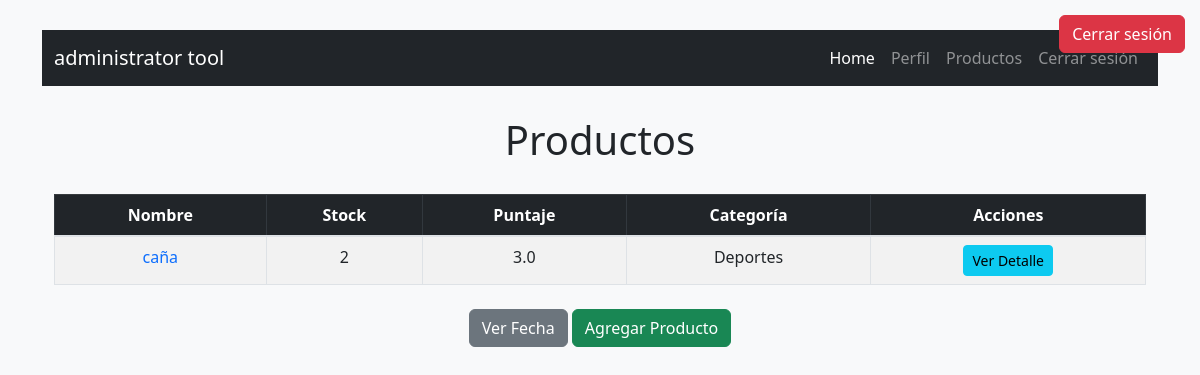
/productos/ (signed in), run on the app's committed database.
### productos/models.py (models this page shows, shortened)
class Producto(models.Model):
    nombre = models.CharField(max_length=255)
    stock = models.IntegerField()
    puntaje= models.FloatField()
    categoria = models.ForeignKey(
        Categoria,
          on_delete=models.CASCADE)
    usuario = models.ForeignKey(User, on_delete=models.CASCADE, related_name='productos',default=1)
    creado_en = models.DateTimeField(default=timezone.now)

class Categoria(models.Model):
    nombre = models.CharField(max_length=255)
    def __str__(self):
        return self.nombre

### productos/views.py (the view)
# urls.py: path('',views.index, name='index'),
def index(request):
    productos = Producto.objects.filter(usuario=request.user)
    return render(request, 'index.html', {'productos': productos})

### productos/templates/index.html (shortened to what this page needs)
{% extends 'base.html' %} {% block content %}
<!DOCTYPE html>
<html lang="es">
  <head>
    <nav class="navbar navbar-expand-lg navbar-dark bg-dark">
      <div class="container-fluid">
        <a class="navbar-brand" href="{% url 'home:home' %}"
          >administrator tool</a
        >
        <div class="collapse navbar-collapse" id="navbarNav">
          <ul class="navbar-nav ms-auto">
            <li class="nav-item">
              <a class="nav-link active" href="{% url 'home:home' %}">Home</a>
            </li>
            <li class="nav-item">
              <a class="nav-link" href="{% url 'home:perfil' %}">Perfil</a>
            </li>
            <li class="nav-item">
              <a class="nav-link" href="{% url 'productos:index' %}"
                >Productos</a
              >
            </li>
            {% if user.is_authenticated %}
            <li class="nav-item">
              <a class="nav-link" href="{% url 'logout' %}">Cerrar sesión</a>
            </li>
            {% endif %}
          </ul>
        </div>
      </div>
    </nav>
    <link
      href="https://cdn.jsdelivr.net/npm/bootstrap@5.3.0/dist/css/bootstrap.min.css"
      rel="stylesheet"
    />
  </head>
  <body>
    {% if user.is_authenticated %}
    <a href="{% url 'logout' %}" class="btn btn-danger logout-btn"
      >Cerrar sesión</a
    >
    {% endif %}
    <div class="container">
      <h1>Productos</h1>
      <table class="table table-bordered table-striped table-hover">
        <thead class="table-dark">
          <tr>
            <th>Nombre</th>
            <th>Stock</th>
            <th>Puntaje</th>
            <th>Categoría</th>
            <th>Acciones</th>
          </tr>
        </thead>
        <tbody>
          {% for producto in productos %}
          <tr>
            <td>
              <a
                href="{% url 'productos:detalle' producto.id %}"
                class="text-decoration-none text-primary"
              >
                {{ producto.nombre }}
              </a>
            </td>
            <td>{{ producto.stock }}</td>
            <td>{{ producto.puntaje }}</td>
            <td>{{ producto.categoria }}</td>
            <td>
              <a
                href="{% url 'productos:detalle' producto.id %}"
                class="btn btn-info btn-sm"
                >Ver Detalle</a
              >
            </td>
          </tr>
          {% endfor %}
        </tbody>
      </table>
      <div class="text-center mt-4">
        <a href="{% url 'productos:fecha' %}" class="btn btn-secondary"
          >Ver Fecha</a
        >
        <a href="{% url 'productos:formulario' %}" class="btn btn-success"
          >Agregar Producto</a
        >
      </div>
    </div>
  </body>
</html>
{% endblock %}

### productos/templates/index.html (style rules this page uses)
body { background: #f8f9fa; }
.container { margin-top: 30px; }
.logout-btn { position: absolute; top: 15px; right: 15px; }
h1 { text-align: center; margin-bottom: 30px; }
.table th, .table td { text-align: center; }

### data on the page
Producto: nombre "caña", stock "2", puntaje "3.0", categoria "Deportes"
